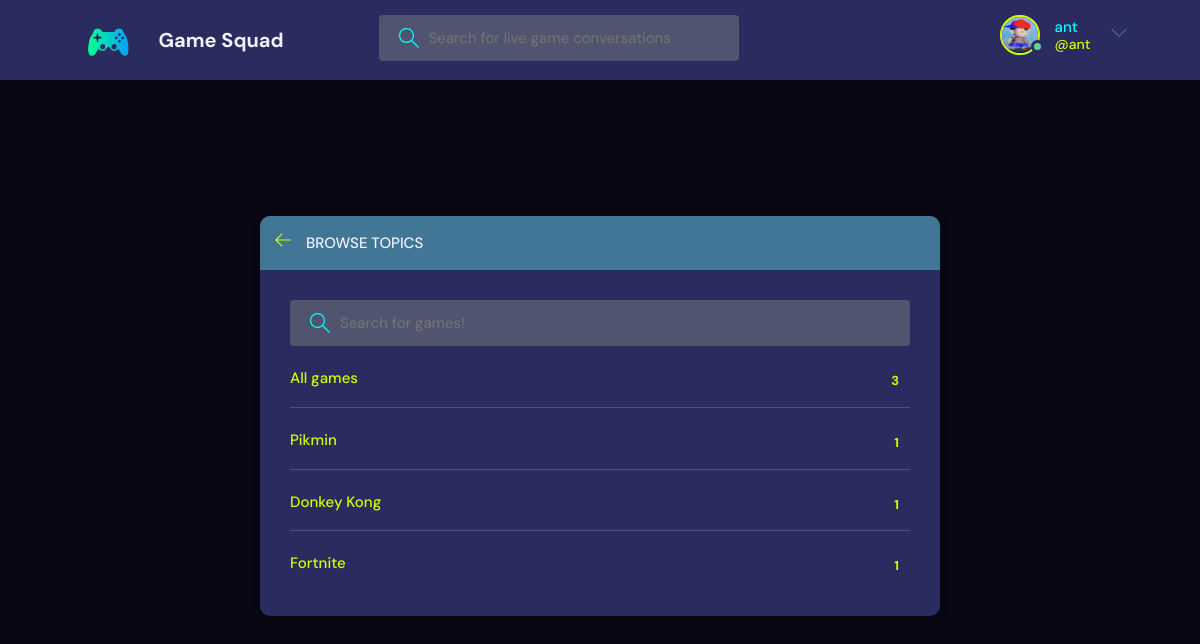
The app's page /gamesquad/games/ (signed in) with its own data.
### accounts/models.py (models this page shows)
class User(AbstractUser):
    email = models.EmailField(unique=True)
    username = models.CharField(unique=True, max_length=30)
    USERNAME_FIELD = "email"
    REQUIRED_FIELDS = []

### base/models.py (models this page shows, shortened)
class Profile(models.Model):
    user = models.OneToOneField(User, null=True, on_delete=models.CASCADE)
    bio = models.TextField(blank=True)
    avatar = models.ImageField(
        null=True, default="../static/images/avatar.svg", upload_to=user_directory_path
    )

class Game(models.Model):
    name = models.CharField(max_length=200)

### base/views.py (the view)
# urls.py: path("games/", views.gamesPage, name="games"),
def gamesPage(request):
    q = request.GET.get("q") if request.GET.get("q") != None else ""
    games = Game.objects.filter(name__icontains=q)
    context = {"games": games}
    return render(request, "base/games.html", context)

### base/templates/base/games.html (shortened to what this page needs)
{% extends 'main.html' %}
{% block content %}
<main class="create-room layout">
  <div class="container">
    <div class="layout__box">
      <div class="layout__boxHeader">
        <div class="layout__boxTitle">
          <a href="{% url 'home' %}">
            <svg version="1.1" xmlns="http://www.w3.org/2000/svg" width="32" height="32" viewBox="0 0 32 32">
              <title>arrow-left</title>
              <path
                d="M13.723 2.286l-13.723 13.714 13.719 13.714 1.616-1.611-10.96-10.96h27.625v-2.286h-27.625l10.965-10.965-1.616-1.607z"
              ></path>
            </svg>
          </a>
          <h3>Browse Topics</h3>
        </div>
      </div>
      <div class="topics-page layout__body">
        <form action="" method="GET" class="header__search">
          <label>
            <input name="q" placeholder="Search for games!" />
          </label>
        </form>
        <ul class="topics__list">
          <li>
            <a href="{% url 'games' %}" class="active">All games<span>{{games.count}}</span></a>
          </li>
          {% for game in games %}
          <li>
            <a href="{% url 'home' %}?q={{game.name}}" class="active">{{game.name}} <span>{{game.room_set.all.count}}</span></a>
          </li>
          {% endfor %}
        </ul>
      </div>
    </div>
  </div>
</main>
{% endblock content %}

### templates/navbar.html (shortened to what this page needs)
{% load static %}
<header class="header header--loggedIn">
  <div class="container">
    <a href="{% url 'home' %}" class="header__logo">
      <img src="{% static 'images/logo.png' %}" />
      <h1>Game Squad</h1>
    </a>
    <form class="header__search" method="GET" action="{% url 'home' %}">
      <label>
        <input name="q" placeholder="Search for live game conversations" />
      </label>
    </form>
    <nav class="header__menu">
      {% if request.user.is_authenticated %}
      <div class="header__user">
        <a href="{% url 'user-profile' request.user.id %}">
          <div class="avatar avatar--medium active">
            <img src="{{request.user.profile.avatar.url}}" />
          </div>
          <p>{{request.user.username}}<span>@{{request.user.username}}</span></p>
        </a>
        <button class="dropdown-button">
          <svg version="1.1" xmlns="http://www.w3.org/2000/svg" width="32" height="32" viewBox="0 0 32 32">
            <title>chevron-down</title>
            <path d="M16 21l-13-13h-3l16 16 16-16h-3l-13 13z"></path>
          </svg>
        </button>
      </div>
      {% else %}
      <a href="{% url 'login' %}">
        <img src="{% static 'images/avatar.svg' %}" />
        <p>Login</p>
      </a>
      {% endif %}
    </nav>
  </div>
</header>

### static/styles/style.css (style rules this page uses)
:root { --color-main: #d4ff00; --color-main-light: #fcfebf; --color-dark: #2a2b5e; --color-dark-medium: #51546e; --color-dark-light: #417696; --color-light: #f0f3ff; --color-gray: #00ffff; --color-light-gray: #ffffff; --color-bg: #090713; --color-success: #5dd693; --color-error: #fc4b0b; }
* { font-family: "DM Sans", -apple-system, BlinkMacSystemFont, "Segoe UI", Roboto, Oxygen, Ubuntu, Cantarell, "Open Sans", "Helvetica Neue", sans-serif; margin: 0; padding: 0; box-sizing: border-box; text-rendering: optimizeLegibility; font-size: inherit; }
html { font-size: 56.25%; }
@media only screen and (min-width: 1200px) { html { font-size: 62.5%; } }
body { line-height: 1.6; font-weight: 400; font-size: 1.5rem; color: var(--color-light-gray); background-color: var(--color-bg); min-height: 100vh; }
img { width: 100%; }
a { display: inline-block; color: var(--color-main); text-decoration: none; }
.container { max-width: 120rem; width: 90%; margin: auto; }
.avatar { position: relative; display: inline-block; border-radius: 50%; border: 2px solid var(--color-main); }
.avatar img { display: block; border-radius: 50%; object-fit: cover; object-position: center; }
.avatar::after { content: ""; display: block; position: absolute; background-color: var(--color-gray); z-index: 111; border-radius: 50%; border: 0.3rem solid var(--color-dark); }
.avatar.active::after { background-color: var(--color-success); }
.avatar.avatar--medium img { width: 3.6rem; height: 3.6rem; border-radius: 50%; }
.avatar.avatar--medium:after { width: 0.7rem; height: 0.7rem; bottom: 0px; right: -6px; }
.header { padding: 1.5rem; background-color: var(--color-dark); }
.header > .container { display: flex; gap: 9.5rem; }
.header__logo, .header__user { display: flex; gap: 2rem; align-items: center; }
.header__logo > img { height: 5rem; width: 6.5rem; }
.header__logo > h1 { font-weight: 700; font-size: 2rem; color: var(--color-light); }
.header__search > label { background-color: var(--color-dark-medium); padding: 1.3rem 1rem; display: flex; align-items: center; gap: 1rem; border-radius: 4px; }
.header__search svg { fill: var(--color-gray); width: 2rem; height: 2rem; margin-left: 1rem; }
.header__search input { width: 30rem; background: transparent; border: none; outline: none; color: var(--color-light); }
.header__menu { margin-left: auto; position: relative; }
.header__menu a { display: flex; gap: 1.5rem; align-items: center; font-weight: 500; text-decoration: none; color: var(--color-gray); }
.header__menu img { height: 3.6rem; }
.header__menu p { line-height: 1.2; }
.header__menu span { color: var(--color-main); font-weight: 500; font-size: 1.4rem; display: block; }
.header__menu svg { width: 1.6rem; height: 1.6rem; fill: var(--color-dark-light); }
.dropdown-button { background: transparent; border: 0; outline: 0; cursor: pointer; }
.layout { margin-top: 2.4rem; }
.layout > .container { display: flex; justify-content: space-between; align-items: flex-start; }
.layout__box { width: 90%; max-width: 48rem; min-height: 40rem; position: absolute; top: 50%; left: 50%; transform: translate(-50%, -46%); background-color: var(--color-dark); border-radius: 1rem; box-shadow: 1px 1px 6px 3px rgba(0, 0, 0, 0.1); overflow: hidden; }
.layout__boxHeader { display: flex; padding: 1.5rem; background-color: var(--color-dark-light); }
.layout__boxTitle { display: flex; gap: 1.5rem; align-items: center; }
.layout__boxTitle h3 { text-transform: uppercase; font-weight: 500; color: var(--color-light); }
.layout__boxTitle svg { width: 1.6rem; height: 1.6rem; fill: var(--color-main); }
.layout__body { margin: 3rem; }
.topics__list { list-style: none; }
.topics__list li a { display: flex; justify-content: space-between; margin-bottom: 3rem; font-weight: 500; color: var(--color-light-gray); transition: all 0.3s ease-in-out; }
.topics__list li a.active, .topics__list li a:hover { color: var(--color-main); }
.topics__list li a span { padding: 0.5rem 1rem; background-color: var(--color-dark); border-radius: 3px; font-size: 1.3rem; font-weight: 700; letter-spacing: 1px; }
.topics-page .topics__list li:not(:last-child) a { margin: 2rem 0; padding-bottom: 1rem; text-decoration: none; border-bottom: 1px solid var(--color-dark-medium); }
.topics-page .header__search { display: block; }
.create-room.layout .layout__box { max-width: 68rem; }

### records on screen
User: user.profile.avatar (picture), user.username "ant"
Game: name "Pikmin", room_set.all.count "1"
Game: name "Donkey Kong", room_set.all.count "1"
Game: name "Fortnite", room_set.all.count "1"

### other values on screen
{{ games.count }} "3"
